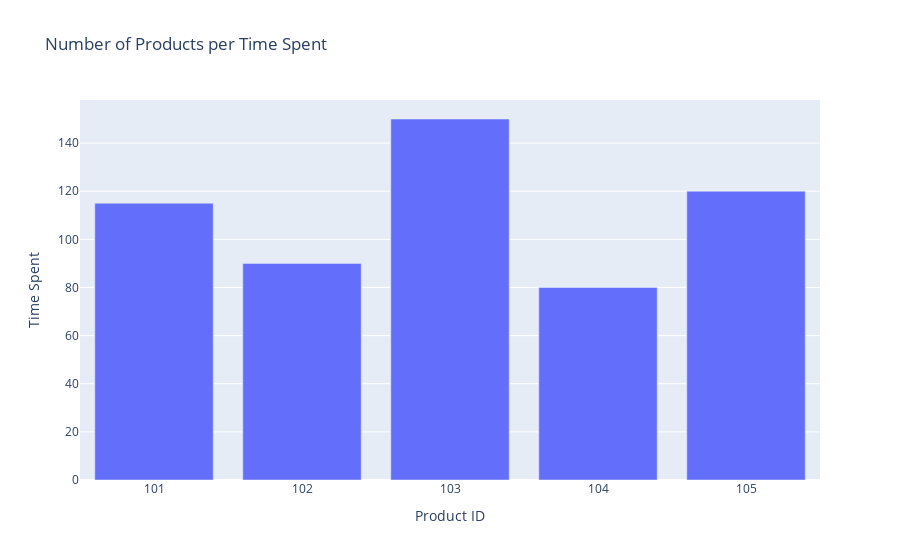

This figure's notebook cell:
### Code cell
import plotly.express as px

# Assuming 'product_id' is the column containing product IDs and 'ratings' is the column containing ratings data in your DataFrame 'df'

# Group by product ID and get the mean rating for each product
df_product_per_rating = df.groupby('product_id')['time_spent'].mean().reset_index()

# Sort the DataFrame by ratings
df_product_per_rating = df_product_per_rating.sort_values(by='time_spent', ascending=False)

# Plot the data using Plotly Express
fig = px.bar(df_product_per_rating, y='time_spent', x='product_id', title='Number of Products per Time Spent')

# Update axis labels
fig.update_xaxes(title='Product ID')
fig.update_yaxes(title='Time Spent')

# Show the plot
fig.show()

### Figure 1 — Plotly figure (JSON) as saved in the notebook; plotly's stock layout.template omitted (floating-point values rounded to 4 significant figures)
{"data": [{"alignmentgroup": "True", "hovertemplate": "product_id=%{x}<br>time_spent=%{y}<extra></extra>", "legendgroup": "", "marker": {"color": "#636efa", "pattern": {"shape": ""}}, "name": "", "offsetgroup": "", "orientation": "v", "showlegend": false, "textposition": "auto", "type": "bar", "x": [103, 105, 101, 102, 104], "xaxis": "x", "y": [150, 120, 115, 90, 80], "yaxis": "y"}], "layout": {"barmode": "relative", "legend": {"tracegroupgap": 0}, "title": {"text": "Number of Products per Time Spent"}, "xaxis": {"anchor": "y", "domain": [0, 1], "title": {"text": "Product ID"}}, "yaxis": {"anchor": "x", "domain": [0, 1], "title": {"text": "Time Spent"}}}}
